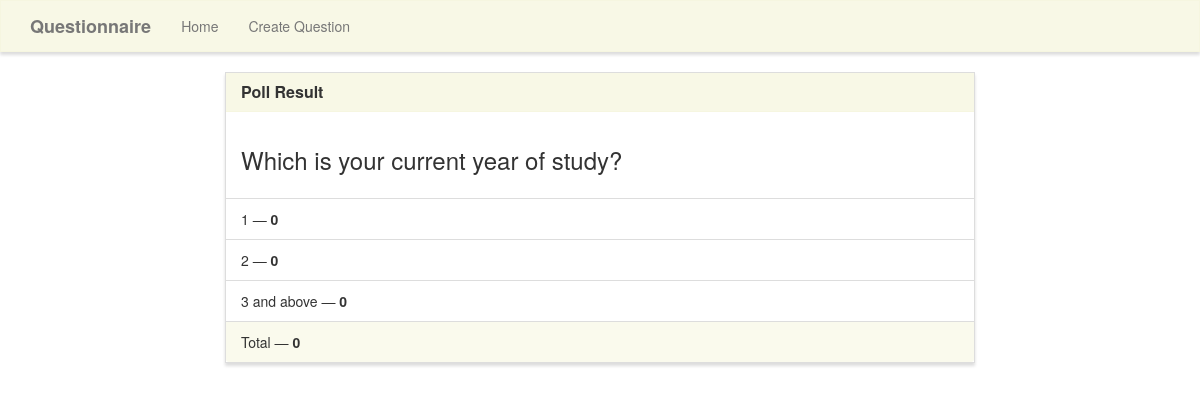
Page /results/7/ on the committed database.
### poll/models.py (models this page shows, shortened)
class Poll(models.Model):
    question = models.TextField()
    option_one = models.CharField(max_length=30)
    option_two = models.CharField(max_length=30)
    option_three = models.CharField(max_length=30)
    option_one_count = models.IntegerField(default=0)
    option_two_count = models.IntegerField(default=0)
    option_three_count = models.IntegerField(default=0)
    def total(self):
        return self.option_one_count + self.option_two_count + self.option_three_count

### poll/views.py (the view)
# urls.py: path('results/<poll_id>/', results, name='results'),
def results(request,poll_id):
    poll = Poll.objects.get(pk=poll_id)
    context = {
        'poll': poll
    }
    return render(request, 'poll/results.html', context)

### poll/templates/poll/results.html (shortened to what this page needs)
{% extends "poll/base.html" %}
{% block main %}
<div class="row">
    <div class="col-lg-8 col-lg-offset-2">
        <div class="panel panel-default">
            <div class="panel-heading">
                <h3 class="panel-title">Poll Result</h3>
            </div>
            <div class="panel-body">
                <h3>{{ poll.question }}</h3>
            </div>
            <ul class="list-group">
                <li class="list-group-item">{{ poll.option_one }} &mdash; <strong>{{ poll.option_one_count }}</strong></li>
                <li class="list-group-item">{{ poll.option_two }} &mdash; <strong>{{ poll.option_two_count }}</strong></li>
                <li class="list-group-item">{{ poll.option_three }} &mdash; <strong>{{ poll.option_three_count }}</strong></li>
            </ul>
            <div class="panel-footer">
                Total &mdash; <strong>{{ poll.total }}</strong>
            </div>
        </div>
    </div>
</div>
{% endblock %}

### poll/static/style.css (style rules this page uses)
.navbar-default, .btn, .form-control, .panel { border-radius: 0; }
.panel-default > .panel-heading { color: #333; background-color: rgba(245, 245, 220, .7); border-color: rgba(245, 245, 220, .6); border-top-left-radius: 0; border-top-right-radius: 0; }
.panel-footer { background-color: rgba(245, 245, 220, .5); border-color: rgba(245, 245, 220, .4); }
.panel { box-shadow: 0px 3px 3px 0px #ddd; }
a.navbar-brand, .panel-title { font-weight: bolder; }

### rows in the picture
Poll: question "Which is your current year of study?", option_one "1", option_one_count "0", option_two "2", option_two_count "0", option_three "3 and above", option_three_count "0", total "0"
